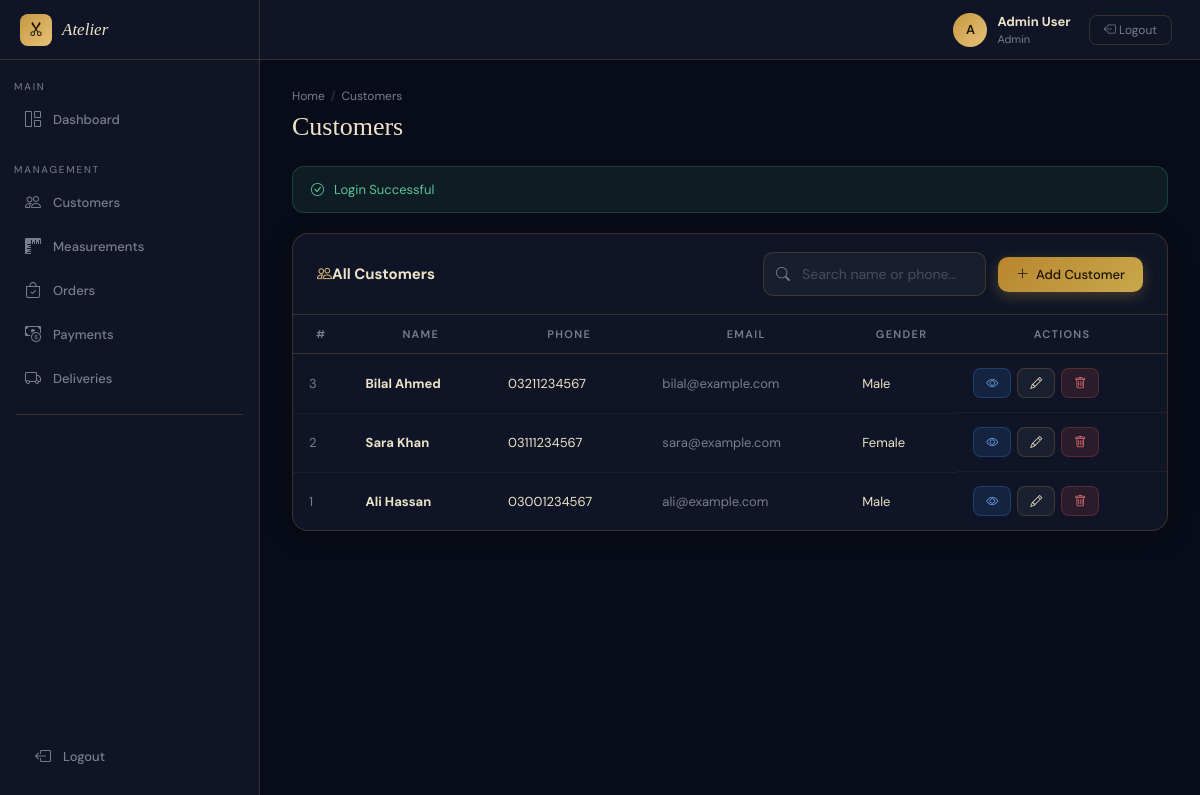
The page / (signed in) on the database its author committed.
### tables this page shows
CREATE TABLE `customers` (
  `id`            INT AUTO_INCREMENT PRIMARY KEY,
  `customer_name` VARCHAR(100) NOT NULL,
  `phone`         VARCHAR(20)  NOT NULL,
  `email`         VARCHAR(150) DEFAULT NULL,
  `gender`        ENUM('Male','Female','Other') DEFAULT 'Male',
  `address`       TEXT DEFAULT NULL,
  `created_at`    TIMESTAMP DEFAULT CURRENT_TIMESTAMP
);

### index.php (the view, shortened to what this page needs)
<?php
require_once __DIR__ . '/../../config/database.php';
require_once __DIR__ . '/../../includes/header.php';
$search = mysqli_real_escape_string($conn, $_GET['search'] ?? '');
$query = "SELECT * FROM customers
          WHERE customer_name LIKE '%$search%' OR phone LIKE '%$search%'
          ORDER BY id DESC";
$result = mysqli_query($conn, $query);
?>
<?php include '../../includes/navbar.php'; ?>
<div class="app-layout">
<?php include '../../includes/sidebar.php'; ?>
<div class="main-wrap"><div class="page-content">
<div class="page-header">
  <div class="breadcrumb-bar"><a href="../dashboard.php">Home</a><span class="sep">/</span><span>Customers</span></div>
  <h2>Customers</h2>
</div>
<?php if(isset($_SESSION['success'])): ?>
<div class="alert-tms alert-success-tms"><i class="bi bi-check-circle"></i><?php echo $_SESSION['success']; unset($_SESSION['success']); ?></div>
<?php endif; ?>
<div class="tms-card">
  <div class="tms-card-header">
    <h5><i class="bi bi-people me-2" style="color:var(--gold2)"></i>All Customers</h5>
    <div style="display:flex;gap:12px;align-items:center;">
      <form method="GET" style="margin:0;">
        <div class="search-wrap">
          <i class="bi bi-search"></i>
          <input type="text" name="search" value="<?php echo htmlspecialchars($search); ?>"
                 placeholder="Search name or phone…" class="form-control-tms" style="padding-left:38px;">
        </div>
      </form>
      <a href="create.php" class="btn-tms btn-gold"><i class="bi bi-plus-lg"></i> Add Customer</a>
    </div>
  </div>
  <div class="tms-table-wrap">
    <table class="tms-table">
      <thead><tr><th>#</th><th>Name</th><th>Phone</th><th>Email</th><th>Gender</th><th>Actions</th></tr></thead>
      <tbody>
      <?php if(mysqli_num_rows($result)>0):
        while($row=mysqli_fetch_assoc($result)): ?>
      <tr>
        <td style="color:var(--muted)"><?php echo $row['id']; ?></td>
        <td><strong><?php echo htmlspecialchars($row['customer_name']); ?></strong></td>
        <td><?php echo htmlspecialchars($row['phone']); ?></td>
        <td style="color:var(--muted)"><?php echo htmlspecialchars($row['email'] ?? '—'); ?></td>
        <td><?php echo htmlspecialchars($row['gender'] ?? '—'); ?></td>
        <td style="display:flex;gap:6px;">
          <a href="view.php?id=<?php echo $row['id']; ?>" class="btn-tms btn-info-tms btn-sm-tms"><i class="bi bi-eye"></i></a>
          <a href="edit.php?id=<?php echo $row['id']; ?>" class="btn-tms btn-ghost btn-sm-tms"><i class="bi bi-pencil"></i></a>
          <a href="delete.php?id=<?php echo $row['id']; ?>" class="btn-tms btn-danger-tms btn-sm-tms" onclick="return confirm('Delete this customer?')"><i class="bi bi-trash"></i></a>
        </td>
      </tr>
      <?php endwhile; else: ?>
      <tr><td colspan="6"><div class="empty-state"><i class="bi bi-people"></i><p>No customers found</p></div></td></tr>
      <?php endif; ?>
      </tbody>
    </table>
  </div>
</div>
</div></div></div>
<?php require_once '../../includes/footer.php'; ?>

### header.php (style rules this page uses)
:root { --navy:#080C18;--navy2:#0F1526;--navy3:#161D35;--navy4:#1E2540; --gold:#C6973F;--gold2:#E8C27A;--gold3:#F5DFA0;--cream:#EDE3C8; --muted:#7A7D8C;--border:rgba(198,151,63,0.22);--glow:rgba(198,151,63,0.10); --danger:#C84B4B;--success:#3D9970;--warning:#C9952A;--info:#3A7BD5; --sidebar-w:260px; }
*,*::before,*::after { box-sizing:border-box;margin:0;padding:0; }
body { font-family:'DM Sans',sans-serif;background:var(--navy);color:var(--cream);font-size:14px;min-height:100vh; }
a { color:var(--gold2);text-decoration:none; }
.app-layout { display:flex;min-height:100vh; }
.main-wrap { flex:1;display:flex;flex-direction:column;min-width:0;margin-left:var(--sidebar-w); }
.page-content { flex:1;padding:28px 32px; }
.page-header { margin-bottom:24px; }
.page-header h2 { font-family:'Cormorant Garamond',serif;font-size:26px;font-weight:400;color:var(--cream); }
.breadcrumb-bar { display:flex;align-items:center;gap:6px;font-size:12px;color:var(--muted);margin-bottom:8px; }
.breadcrumb-bar a { color:var(--muted); }
.breadcrumb-bar .sep { opacity:.4; }
.tms-card { background:var(--navy2);border:1px solid var(--border);border-radius:16px; overflow:hidden;box-shadow:0 4px 24px rgba(0,0,0,0.3); }
.tms-card-header { padding:18px 24px;border-bottom:1px solid var(--border); display:flex;align-items:center;justify-content:space-between; }
.tms-card-header h5 { font-size:15px;color:var(--cream);margin:0; }
.tms-table-wrap { overflow-x:auto; }
table.tms-table { width:100%;border-collapse:collapse; }
table.tms-table thead th { padding:12px 16px;font-size:11px;font-weight:600;letter-spacing:.12em; text-transform:uppercase;color:var(--muted);border-bottom:1px solid var(--border); white-space:nowrap; }
table.tms-table tbody td { padding:14px 16px;border-bottom:1px solid rgba(198,151,63,0.07); font-size:13px;color:var(--cream);vertical-align:middle; }
table.tms-table tbody tr:last-child td { border-bottom:none; }
.btn-tms { display:inline-flex;align-items:center;gap:7px;padding:9px 18px; border-radius:10px;font-size:13px;font-weight:500;border:none;cursor:pointer;transition:.2s; font-family:'DM Sans',sans-serif; }
.btn-gold { background:linear-gradient(135deg,#B8862E,#C9A84C);color:#1a1200;box-shadow:0 4px 14px rgba(198,151,63,0.3); }
.btn-ghost { background:rgba(255,255,255,0.05);color:var(--cream);border:1px solid var(--border); }
.btn-danger-tms { background:rgba(200,75,75,0.15);color:#e07070;border:1px solid rgba(200,75,75,0.3); }
.btn-info-tms { background:rgba(58,123,213,0.15);color:#6fa3e8;border:1px solid rgba(58,123,213,0.3); }
.btn-sm-tms { padding:6px 12px;font-size:12px;border-radius:8px; }
.form-control-tms { width:100%;background:rgba(255,255,255,0.04);border:1px solid var(--border); border-radius:10px;padding:12px 16px;font-family:'DM Sans',sans-serif; font-size:14px;color:var(--cream);outline:none;transition:.25s; }
.form-control-tms::placeholder { color:rgba(122,125,140,0.5); }
.alert-tms { padding:14px 18px;border-radius:12px;margin-bottom:20px;font-size:13px;display:flex;align-items:center;gap:10px; }
.alert-success-tms { background:rgba(61,153,112,0.12);border:1px solid rgba(61,153,112,0.3);color:#5bc49a; }
.search-wrap { position:relative;max-width:320px; }
.search-wrap input { padding-left:38px; }
.search-wrap i { position:absolute;left:13px;top:50%;transform:translateY(-50%);color:var(--muted); }

### rows shown on the page
customers: id "3", customer_name "Bilal Ahmed", phone "03211234567", email "bilal@example.com", gender "Male"
customers: id "2", customer_name "Sara Khan", phone "03111234567", email "sara@example.com", gender "Female"
customers: id "1", customer_name "Ali Hassan", phone "03001234567", email "ali@example.com", gender "Male"

### other values the page prints
substr($_SESSION['full_name'] ?? 'A', 0, 1) "A"
$_SESSION['full_name'] "Admin User"
$_SESSION['role'] "Admin"
$_SESSION['success'] "Login Successful"
